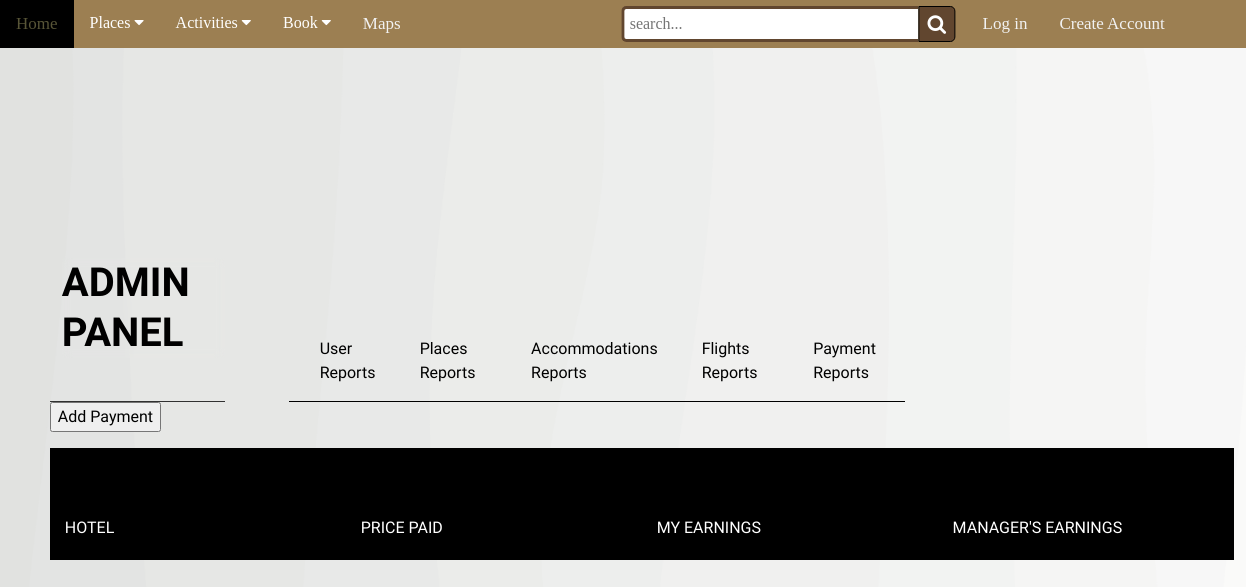
The page /admin/payment-reports.php on the database as committed earlier.
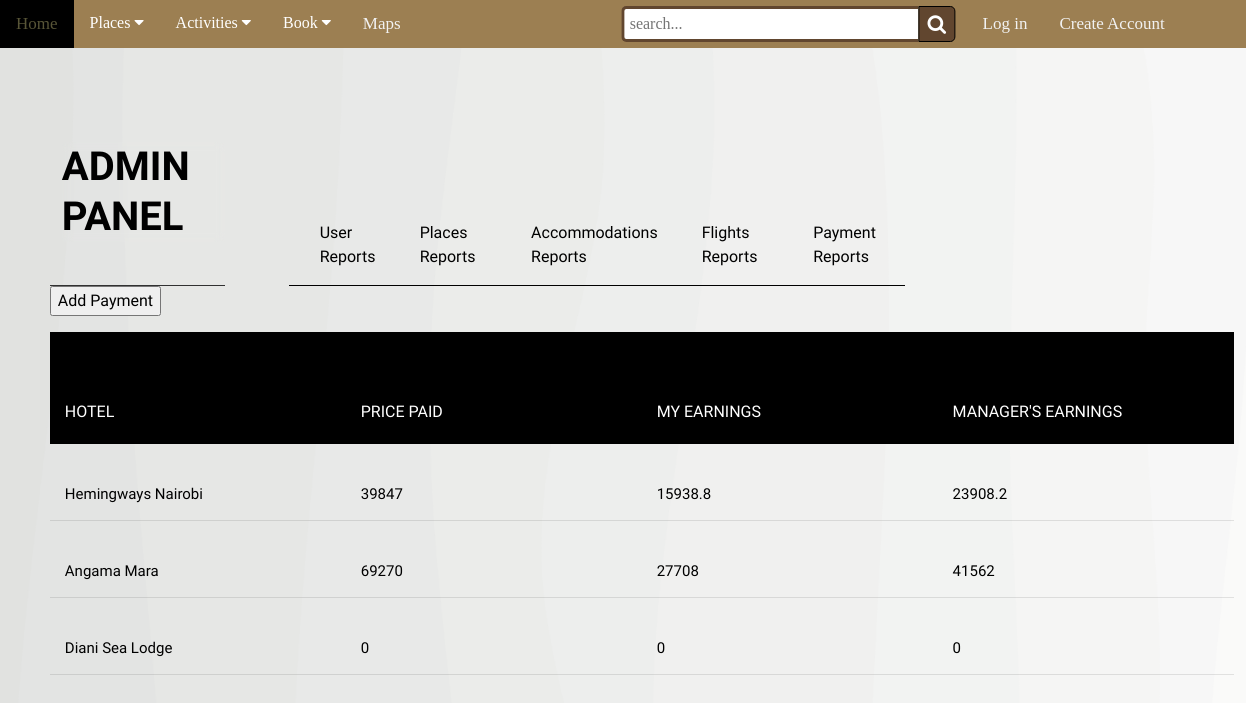
The same page on the database as committed later.
### tables this page shows
CREATE TABLE `reservations` (
  `ReservationId` int(11) NOT NULL,
  `HotelId` int(11) NOT NULL,
  `Hotel` varchar(100) NOT NULL,
  `Place` varchar(100) NOT NULL,
  `Price` int(11) NOT NULL,
  `Email` varchar(100) NOT NULL
);

### admin/payment-reports.php (the view, shortened to what this page needs)
<?php
	include '../includes/dbh.inc.php';
?>
<!DOCTYPE html>
<html lang="en">
<head>
    <link rel="stylesheet" href="https://cdnjs.cloudflare.com/ajax/libs/font-awesome/5.15.4/css/all.min.css" />
    <link rel="stylesheet" href="https://cdnjs.cloudflare.com/ajax/libs/font-awesome/4.7.0/css/font-awesome.min.css">
    <link rel="stylesheet" href="https://cdnjs.cloudflare.com/ajax/libs/font-awesome/4.7.0/css/solid/font-awesome.min.css">
    <link rel="stylesheet" href="../css/dashboard.css" type="text/css">
    <link rel="stylesheet" href="../css/view-bookings.css" type="text/css">
    <link rel="stylesheet" href="../css/home.css" type="text/css">
    <link rel="stylesheet" href="../css/search.css" type="text/css">
    <link rel="stylesheet" href="../css/reports.css" type="text/css">
</head>
<body>
<div class="nav"  rel="stylesheet" href="../css/home.css" type="text/css">
        <div class="left">
            <a href="../home.php">Home</a>
            <div class="places">
                <button class="dropbtn">Places
                  <i class="fa fa-caret-down"></i>
                </button>
            </div>
            <div class="activities">
                <button class="dropbtn">Activities
                  <i class="fa fa-caret-down"></i>
                </button>
            </div>
            <div class="places">
                <button class="dropbtn">Book
                  <i class="fa fa-caret-down"></i>
                </button>
            </div>
            <a href="../maps.php">Maps</a>
            <form action="../search.php" method="POST" rel="stylesheet" href="css\search.css" type="text/css">
            <div class="wrap">
            <div class="search">
                <input type="text" name="search" class="searchTerm" placeholder="search...">
                <button type="submit" name="submit-search" class="searchButton">
                <i class="fa fa-search"></i>
                </button>
            </div>
            </div>
            </form>
        </div>
    <div class="right">
    <?php
        if(isset($_SESSION["firstname"])){
            echo "<p>Hello " .$_SESSION["firstname"]. "!</p>";
            echo "<a href='dashboard.php'>Admin Panel</a>";
            echo "<a href='../includes/logout.inc.php'>Log Out</a>";
        }
        else{
            echo "<a href='../login.php'>Log in</a>";
            echo "<a href='../signup.php'>Create Account</a>";
        }
    ?>
    </div>
</div>
<div class="app">
	<header class="app-header">
		<div class="app-header-logo">
			<div class="logo">
				<h1 class="logo-title">
					<span>ADMIN PANEL</span>
				</h1>
			</div>
		</div>
		<div class="app-header-navigation">
        <div class="tabs">
				<a href="user-reports.php">
					User Reports
				</a>
				<a href="place-reports.php" >
					Places Reports
				</a>
				<a href="accommodations-reports.php">
					Accommodations Reports
				</a>
				<a href="flights-reports.php">
					Flights Reports
				</a>
                <a href="payment-reports.php" >
			Payment Reports
				</a>
			</div>
		</div>
		<div class="app-header-actions">
			<button class="user-profile">
			</button>
        </div>
	</header>
		<div class="app-body-main-content">
                <a href="add-hotel.php"><button class="button-add">Add Payment</button></a>
	            <div class='tbl-header'>
	              <table cellpadding='0' cellspacing='0' border='0'>
                   <thead>
                    <p>PAYMENT REPORTS</p>
                     <tr>
                      <th>Hotel</th>
                      <th>Price Paid</th>
                      <th>My Earnings</th>
                      <th>Manager's Earnings</th>
                     </tr>
                  </thead>
                 </table>
	           </div>
            <?php
            $stmt = "SELECT * FROM tour_guide.reservations
            ; ";
            $query_run = mysqli_query($conn,$stmt);
            if(mysqli_num_rows($query_run)>0){
              foreach($query_run as $row){
                  $commission=$row['Price']*0.40;
                  $manager = $row['Price']*0.60;
              echo"
              <table cellpadding='0' cellspacing='0' border='0'>
              <tbody>
                <tr>
                   <td>" . $row['Hotel'] . "</td>
                   <td>" . $row['Price'] . "</td>
                   <td>" . $commission . "</td>
                   <td>" . $manager . "</td>
               </tr>
              </tbody>
            </table>";
              }
            }
           ?>
		</div>
</div>
</body>
</html>

Rows that differ between the two databases and show on the page:
added reservations: Hotel "Hemingways Nairobi", Price "39847", Price "15938.8", Price "23908.2"
added reservations: Hotel "Angama Mara", Price "69270", Price "27708", Price "41562"
added reservations: Hotel "Diani Sea Lodge", Price "0"
